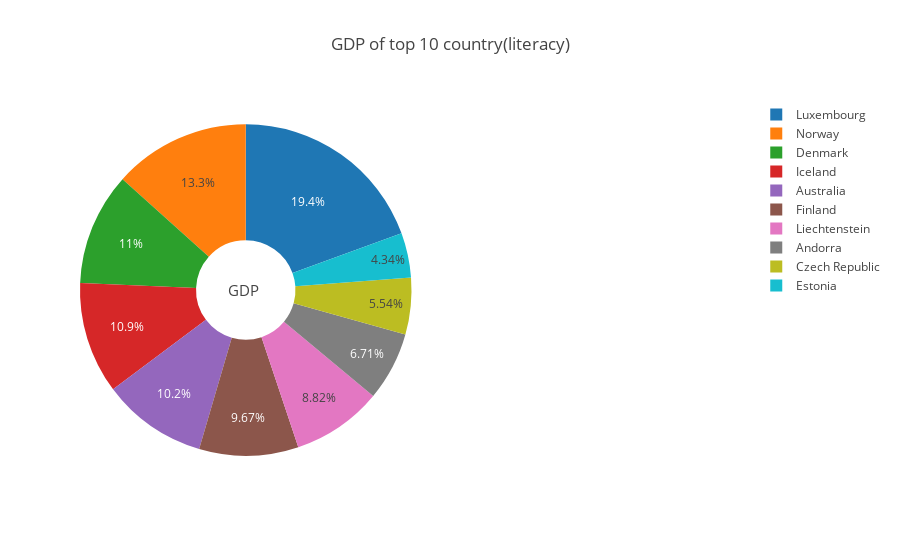

Notebook cell for this chart:
### Markdown cell above
### Below shows the GDP of the top 10 countries with highest literacy

### Code cell
# create a pie chart to show GDP of Top 10 countries with highest literacy
lit = world_data.sort_values("Literacy", ascending=False).head(10)
fig = {
  "data": [
    {
      "values": lit.GDP,
      "labels": lit.Country,
      "domain": {"x": [0, .5]},
      "name": "GDP percentage of",
      "hoverinfo":"label+percent+name",
      "hole": .3,
      "type": "pie"
    },],
  "layout": {
        "title":"GDP of top 10 country(literacy)",
        "annotations": [
            { "font": { "size": 15},
              "showarrow": False,
              "text": "GDP",
                "x": 0.22,
                "y": 0.5
            },
        ]
    }
}
iplot(fig)

### Figure 1 — Plotly figure (JSON) as saved in the notebook; plotly's stock layout.template omitted (floating-point values rounded to 4 significant figures)
{"data": [{"domain": {"x": [0, 0.5]}, "hole": 0.3, "hoverinfo": "label+percent+name", "labels": ["Australia ", "Luxembourg ", "Denmark ", "Liechtenstein ", "Finland ", "Norway ", "Andorra ", "Iceland ", "Czech Republic ", "Estonia "], "name": "GDP percentage of", "type": "pie", "uid": "f022ebf4-94b8-48c3-a134-7d5cce26997c", "values": [29000, 55100, 31100, 25000, 27400, 37800, 19000, 30900, 15700, 12300]}], "layout": {"annotations": [{"font": {"size": 15}, "showarrow": false, "text": "GDP", "x": 0.22, "y": 0.5}], "title": {"text": "GDP of top 10 country(literacy)"}}}
